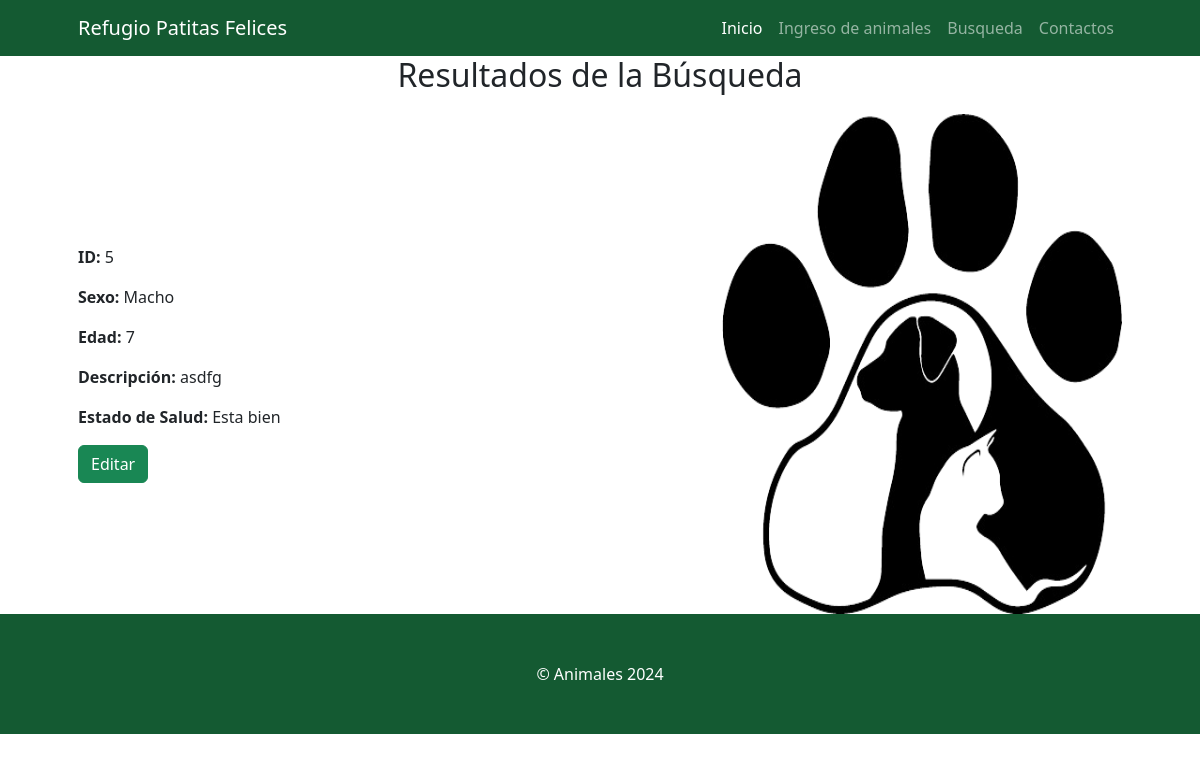
/resultados_busqueda/5/, run on an earlier commit of the app's database.
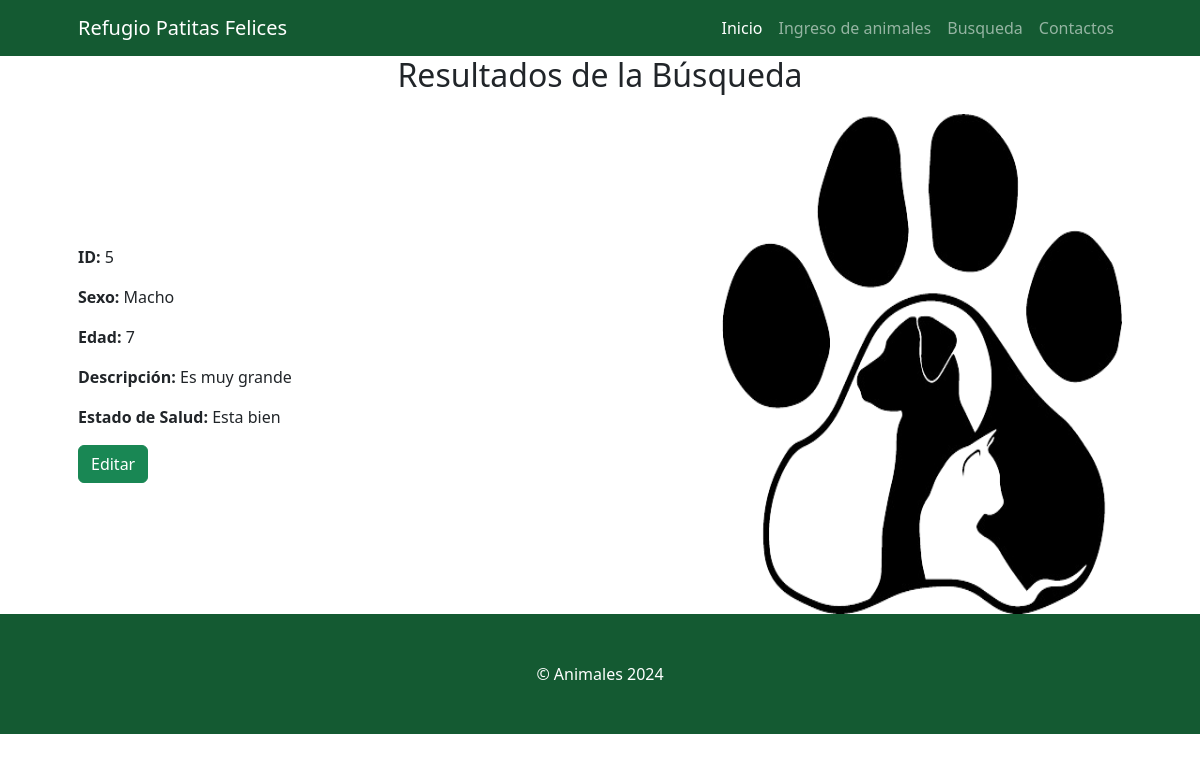
And on a later commit of the database.
### App/models.py (models this page shows, shortened)
class Animal(models.Model):
    TIPO_ANIMAL_CHOICES = [
        ('perro', 'Perro'),
        ('gato', 'Gato'),
    ]
    codigo_registro = models.CharField(max_length=36, unique=True, blank=False, null=False)
    tipo_animal = models.CharField(max_length=50, choices=TIPO_ANIMAL_CHOICES, null=True, blank=True)
    sexo = models.CharField(max_length=10)
    edad = models.IntegerField()
    descripcion = models.TextField()
    estado_salud = models.CharField(max_length=50)
    class Meta:
        app_label = 'App'

### App/views.py (the view)
# urls.py: path('resultados_busqueda/<int:id>/', views.resultados_busqueda, name='resultados_busqueda'),
def resultados_busqueda(request, id):
    try:
        animal = Animal.objects.get(id=id)
        return render(request, 'core/resultados_busqueda.html', {'animal': animal})
    except Animal.DoesNotExist:
        return render(request, 'core/error.html', {'mensaje': 'Animal no encontrado'})

### App/templates/core/resultados_busqueda.html
{% extends 'home.html' %}
{% load static %}
{% block contenido %}
  <h2 style="text-align: center; margin-bottom: 20px;">Resultados de la Búsqueda</h2>
  <div style="display: flex; justify-content: space-between; align-items: center; gap: 20px;">
    <div style="flex-grow: 1;">
      {% if animal %}
        <p><strong>ID:</strong> {{ animal.id }}</p>
        <p><strong>Sexo:</strong> {{ animal.sexo }}</p>
        <p><strong>Edad:</strong> {{ animal.edad }}</p>
        <p><strong>Descripción:</strong> {{ animal.descripcion }}</p>
        <p><strong>Estado de Salud:</strong> {{ animal.estado_salud }}</p>
        <a href="{% url 'editar_animal' animal.id %}" class="btn btn-success">Editar</a>
      {% else %}
        <p>Animal no encontrado.</p>
      {% endif %}
    </div>
    <img src="{% static 'core/assets/gato.png' %}" alt="Gato" height="500" width="400" style="display:block; margin-left:auto; margin-right:0;" />
  </div>
{% endblock %}

What changed in the data, as far as the page shows it:
changed Animal "Macho": descripcion "asdfg" → "Es muy grande"
